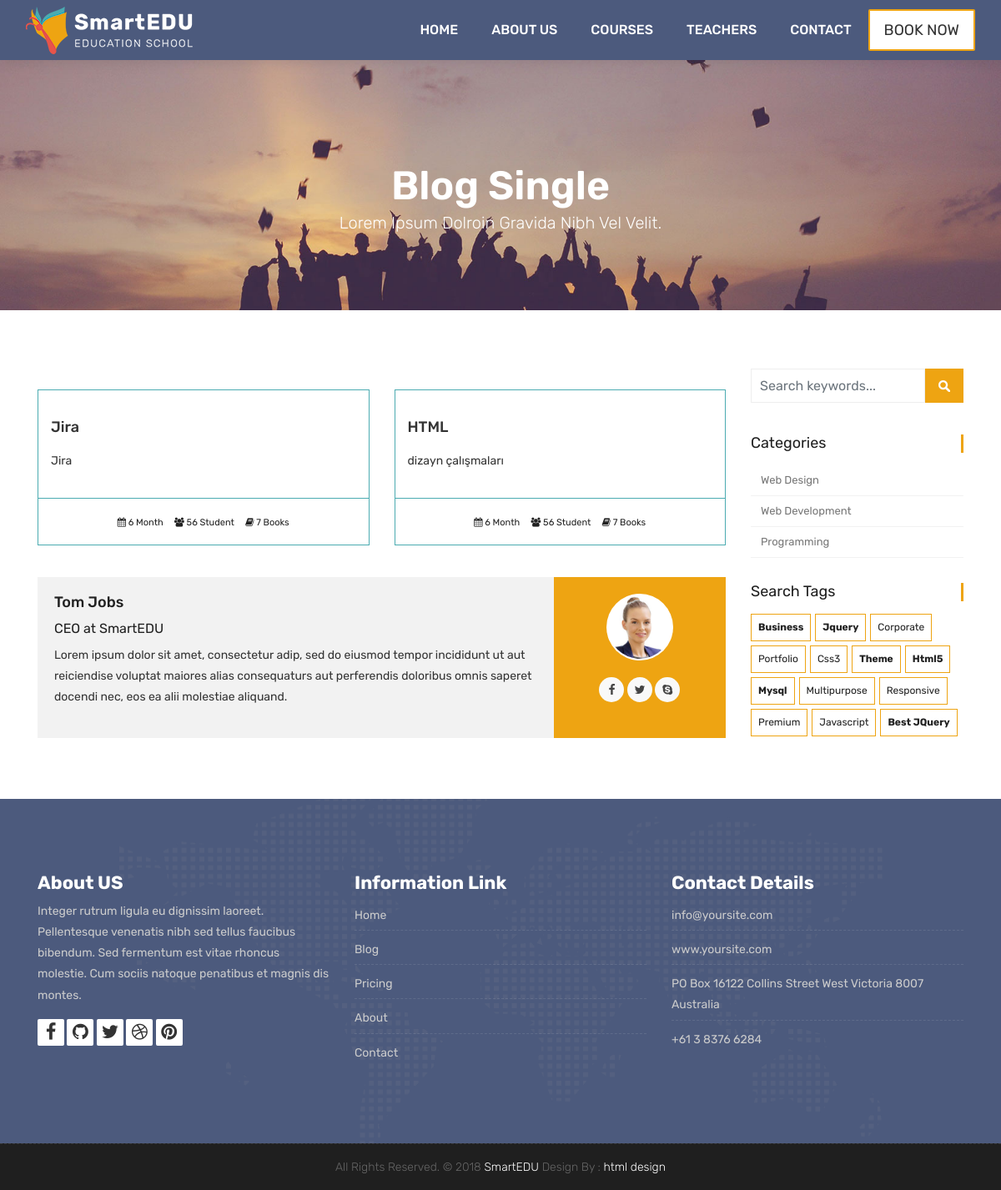
Page /course/categories/web-design on the committed database.
### courses/models.py (models this page shows, shortened)
class Course(models.Model):
    name = models.CharField(max_length=100, unique=True, verbose_name= "Kurs Adı", help_text= "Kurs adını yazınız")
    category = models.ForeignKey(Category, null=True, on_delete=models.DO_NOTHING)
    tags = models.ManyToManyField(Tag, null=True, blank=True)
    description = models.TextField(blank=True, null=True)
    image = models.ImageField(upload_to= "media/%Y %m %d/", default="media/courseisnot.png")
    date = models.DateTimeField(auto_now=True)
    available = models.BooleanField(default=True)

class Category(models.Model):
    name = models.CharField(max_length=50, null=True)
    slug = models.SlugField(max_length=50, unique=True, null=True)
    def __str__(self):
        return self.name

### courses/views.py (the view)
# urls.py: path('categories/<slug:category_slug>', category_list, name = "courses_by_category"),
def category_list(request, category_slug):
    courses = Course.objects.all().filter(category__slug=category_slug)
    categories = Category.objects.all()
    tags = Tag.objects.all()
    context = {
        'courses' : courses,
        "categories" : categories,
        "tags" : tags
    }
    return render(request, 'courses.html', context)

### templates/courses.html (shortened to what this page needs)
{% extends 'partials/_base.html' %}
{% load static %}
{% block content %}
	<div class="all-title-box">
		<div class="container text-center">
			<h1>Blog Single<span class="m_1">Lorem Ipsum dolroin gravida nibh vel velit.</span></h1>
		</div>
	</div>
    <div id="overviews" class="section wb">
        <div class="container">
            <div class="row">
                <div class="col-lg-9 blog-post-single">
                    <div class="row">
                        {% for course in courses  %}
                        <div class="col-lg-6 col-md-6 col-12 mb-2">
                            <div class="course-item">
                                <div class="image-blog">
                                </div>
                                <div class="course-br">
                                    <div class="course-title">
                                        <h2><a href="{% url 'course_detail' course.category.slug course.id %}" title="">{{ course.name }}</a></h2>
                                    </div>
                                    <div class="course-desc">
                                        <p>{{ course.description | truncatechars:100 }}</p>
                                    </div>
                                </div>
                                <div class="course-meta-bot">
                                    <ul>
                                        <li><i class="fa fa-calendar" aria-hidden="true"></i> 6 Month</li>
                                        <li><i class="fa fa-users" aria-hidden="true"></i> 56 Student</li>
                                        <li><i class="fa fa-book" aria-hidden="true"></i> 7 Books</li>
                                    </ul>
                                </div>
                            </div>
                        </div>
                        {% endfor %}
                    </div>
					<div class="blog-author">
						<div class="author-bio">
							<h3 class="author_name"><a href="#">Tom Jobs</a></h3>
							<h5>CEO at <a href="#">SmartEDU</a></h5>
							<p class="author_det">
								Lorem ipsum dolor sit amet, consectetur adip, sed do eiusmod tempor incididunt  ut aut reiciendise voluptat maiores alias consequaturs aut perferendis doloribus omnis saperet docendi nec, eos ea alii molestiae aliquand.
							</p>
						</div>
						<div class="author-desc">
							<img src="images/author.jpg" alt="about author">
							<ul class="author-social">
								<li><a href="#"><i class="fa fa-facebook"></i></a></li>
								<li><a href="#"><i class="fa fa-twitter"></i></a></li>
								<li><a href="#"><i class="fa fa-skype"></i></a></li>
							</ul>
						</div>
					</div>
                </div>
				<div class="col-lg-3 col-12 right-single">
					<div class="widget-search">
						<div class="site-search-area">
							<form method="get" id="site-searchform" action="#">
								<div>
									<input class="input-text form-control" name="search-k" id="search-k" placeholder="Search keywords..." type="text">
									<input id="searchsubmit" value="Search" type="submit">
								</div>
							</form>
						</div>
					</div>
					<div class="widget-categories">
						<h3 class="widget-title">Categories</h3>
						<ul>
							{% for category in categories  %}
							<li><a href="{% url 'courses_by_category' category.slug %}">{{ category }}</a></li>
							{% endfor %}
						</ul>
					</div>
					<div class="widget-tags">
						<h3 class="widget-title">Search Tags</h3>
						<ul class="tags">
							<li><a href="#"><b>business</b></a></li>
							<li><a href="#"><b>jquery</b></a></li>
							<li><a href="#">corporate</a></li>
							<li><a href="#">portfolio</a></li>
							<li><a href="#">css3</a></li>
							<li><a href="#"><b>theme</b></a></li>
							<li><a href="#"><b>html5</b></a></li>
							<li><a href="#"><b>mysql</b></a></li>
							<li><a href="#">multipurpose</a></li>
							<li><a href="#">responsive</a></li>
							<li><a href="#">premium</a></li>
							<li><a href="#">javascript</a></li>
							<li><a href="#"><b>Best jQuery</b></a></li>
						</ul>
					</div>
				</div>
            </div>
        </div>
    </div>
    {% endblock content %}

### rows in the picture
Course: name "Jira", description "Jira"
Course: name "HTML", description "dizayn çalışmaları"
Category: name "Web Design"
Category: name "Web Development"
Category: name "Programming"
